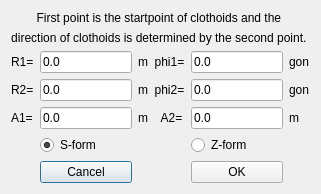
<?xml version="1.0" encoding="UTF-8"?>
<ui version="4.0">
 <class>CreateArcClothoidClothoidArc</class>
 <widget class="QDialog" name="CreateArcClothoidClothoidArc">
  <property name="geometry">
   <rect>
    <x>0</x>
    <y>0</y>
    <width>289</width>
    <height>180</height>
   </rect>
  </property>
  <property name="windowTitle">
   <string>Create-Arc-Clothoid-Clothoid-Arc</string>
  </property>
  <layout class="QGridLayout" name="gridLayout">
   <item row="8" column="1">
    <widget class="QPushButton" name="pushButtonCancel">
     <property name="text">
      <string>Cancel</string>
     </property>
    </widget>
   </item>
   <item row="8" column="3">
    <widget class="QPushButton" name="pushButtonGenerate">
     <property name="text">
      <string>OK</string>
     </property>
    </widget>
   </item>
   <item row="3" column="3">
    <widget class="QLineEdit" name="lineEdit_phi2">
     <property name="text">
      <string>0.0</string>
     </property>
    </widget>
   </item>
   <item row="3" column="1">
    <widget class="QLineEdit" name="lineEdit_R2">
     <property name="text">
      <string>0.0</string>
     </property>
    </widget>
   </item>
   <item row="2" column="1">
    <widget class="QLineEdit" name="lineEdit_R1">
     <property name="text">
      <string>0.0</string>
     </property>
    </widget>
   </item>
   <item row="4" column="1">
    <widget class="QLineEdit" name="lineEdit_A1">
     <property name="text">
      <string>0.0</string>
     </property>
    </widget>
   </item>
   <item row="2" column="0">
    <widget class="QLabel" name="label_3">
     <property name="text">
      <string>R1=</string>
     </property>
    </widget>
   </item>
   <item row="3" column="0">
    <widget class="QLabel" name="label_7">
     <property name="text">
      <string>R2=</string>
     </property>
    </widget>
   </item>
   <item row="4" column="0">
    <widget class="QLabel" name="label_8">
     <property name="text">
      <string>A1=</string>
     </property>
    </widget>
   </item>
   <item row="3" column="2">
    <widget class="QLabel" name="label_9">
     <property name="text">
      <string>m  phi2=</string>
     </property>
    </widget>
   </item>
   <item row="2" column="2">
    <widget class="QLabel" name="label_10">
     <property name="text">
      <string>m  phi1=</string>
     </property>
    </widget>
   </item>
   <item row="4" column="2">
    <widget class="QLabel" name="label_11">
     <property name="text">
      <string>m    A2=</string>
     </property>
    </widget>
   </item>
   <item row="2" column="3">
    <widget class="QLineEdit" name="lineEdit_phi1">
     <property name="text">
      <string>0.0</string>
     </property>
    </widget>
   </item>
   <item row="4" column="3">
    <widget class="QLineEdit" name="lineEdit_A2">
     <property name="text">
      <string>0.0</string>
     </property>
    </widget>
   </item>
   <item row="0" column="0" colspan="5">
    <widget class="QLabel" name="label_2">
     <property name="text">
      <string>First point is the startpoint of clothoids and the </string>
     </property>
     <property name="alignment">
      <set>Qt::AlignCenter</set>
     </property>
    </widget>
   </item>
   <item row="1" column="0" colspan="5">
    <widget class="QLabel" name="label">
     <property name="text">
      <string>direction of clothoids is determined by the second point. </string>
     </property>
     <property name="alignment">
      <set>Qt::AlignCenter</set>
     </property>
    </widget>
   </item>
   <item row="4" column="4">
    <widget class="QLabel" name="label_6">
     <property name="text">
      <string>m</string>
     </property>
    </widget>
   </item>
   <item row="3" column="4">
    <widget class="QLabel" name="label_4">
     <property name="text">
      <string>gon</string>
     </property>
    </widget>
   </item>
   <item row="2" column="4">
    <widget class="QLabel" name="label_5">
     <property name="text">
      <string>gon</string>
     </property>
    </widget>
   </item>
   <item row="5" column="1">
    <widget class="QRadioButton" name="radioButton_S">
     <property name="text">
      <string>S-form</string>
     </property>
     <property name="checked">
      <bool>true</bool>
     </property>
    </widget>
   </item>
   <item row="5" column="3">
    <widget class="QRadioButton" name="radioButton_Z">
     <property name="text">
      <string>Z-form</string>
     </property>
     <property name="checked">
      <bool>false</bool>
     </property>
    </widget>
   </item>
  </layout>
 </widget>
 <resources/>
 <connections/>
</ui>
